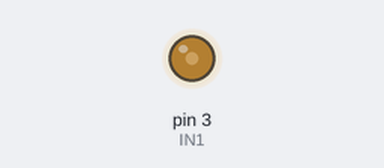
This sketch was run on a simulated Arduino Uno, built with avr-gcc and run on an emulated ATmega328P. On the bench: output pins drawn as LEDs (lit = HIGH).

Above: at 0.1 s.
Timing chart, 0 to 1.6 s (numbered marks = the images above):
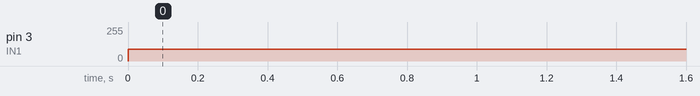

Measured:
- by itself, pin 3 (IN1): 0/255 → 90/255 at 0.00 s

The sketch:

servo_test.ino
```cpp
const int IN1 = 3;

void setup() {
  // put your setup code here, to run once:
  pinMode (IN1, OUTPUT);
}

void loop() {
  // put your main code here, to run repeatedly:
  analogWrite(IN1, 90);
}
```
